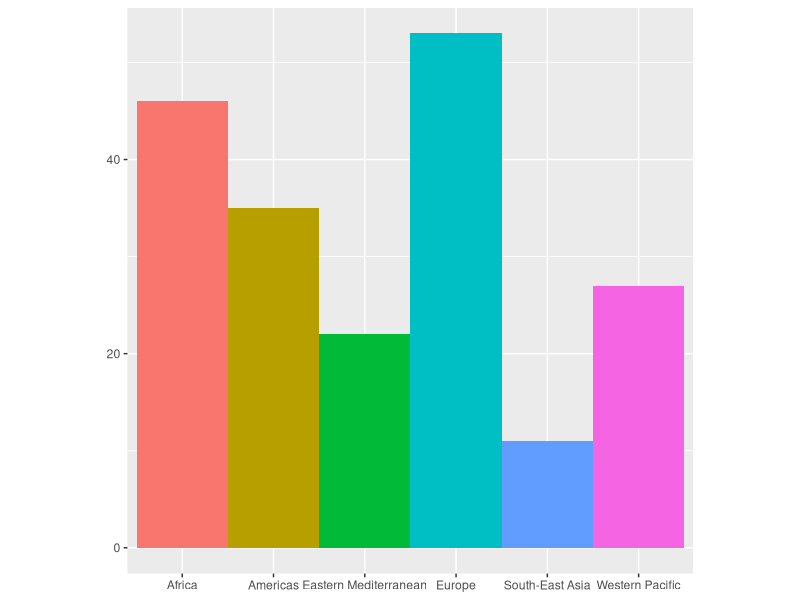
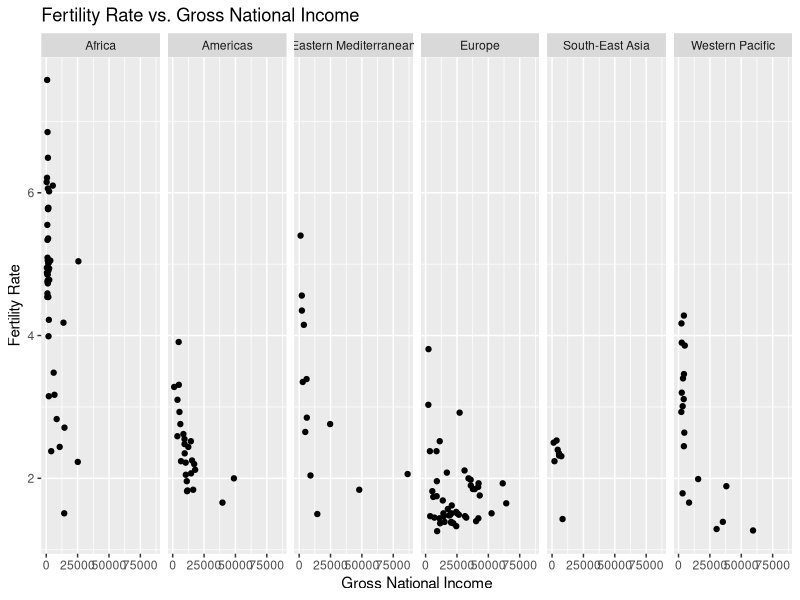
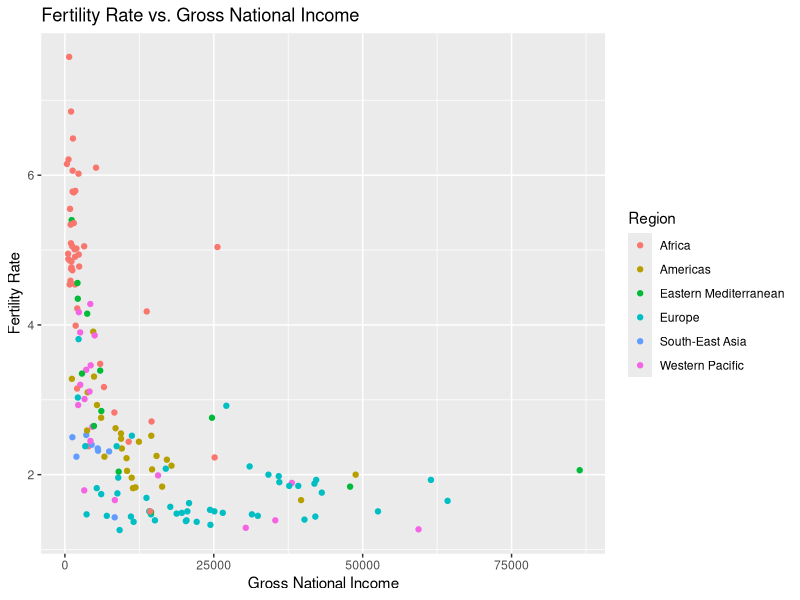

These figures' R source, in order:
## ---- chunk 1
#install.packages("ggplot2")
## ---- chunk 2
library(ggplot2)
WHO <- read.csv("WHO.csv")
str(WHO)
which(WHO$Country=="Singapore")
WHO[155,]
summary(WHO$Over60)
summary(WHO$Under15)
## ---- chunk 3
bar <- ggplot(WHO) + geom_bar(mapping = aes(x = Region, fill = Region), show.legend = FALSE, width = 1) +  theme(aspect.ratio = 1) + labs(x = NULL, y = NULL)
bar
## ---- chunk 4
a<-ggplot(WHO,aes(x=GNI,y=FertilityRate))

a+geom_point(na.rm=TRUE)+facet_grid(.~Region)+ ggtitle("Fertility Rate vs. Gross National Income") + xlab("Gross National Income") + ylab("Fertility Rate")
 #facet_grid will give different regions, plots separated based on the region
 
#  a+geom_point(na.rm=TRUE)+geom_smooth(na.rm=TRUE)+ ggtitle("Fertility Rate vs. Gross National Income") + xlab("Gross National Income") + ylab("Fertility Rate")

# color by region
acol <- ggplot(WHO,aes(x=GNI,y=FertilityRate, color=Region))

 acol+geom_point(na.rm=TRUE)+ ggtitle("Fertility Rate vs. Gross National Income") + xlab("Gross National Income") + ylab("Fertility Rate")
#  acol+geom_point(na.rm=TRUE)+geom_smooth(na.rm=TRUE)+ ggtitle("Fertility Rate vs. Gross National Income") + xlab("Gross National Income") + ylab("Fertility Rate")
#

#  a+geom_point(na.rm=TRUE)+facet_wrap(~Region,nrow=2)+ ggtitle("Fertility Rate vs. Gross National Income") + xlab("Gross National Income") + ylab("Fertility Rate")
# #
# #
# b<-ggplot(WHO,aes(x=GNI,y=LiteracyRate,color=Region))+ggtitle("Literacy Rate vs. Gross National Income") + xlab("Gross National Income") + ylab("Fertility Rate")
# 
# b+geom_point(na.rm=TRUE)

#  subset(WHO,GNI>75000)
# # 
#  WHOL<-subset(WHO,LiteracyRate>90)
# # 
# c<-ggplot(WHOL,aes(x=GNI,y=LiteracyRate,color=Region))
# 
# c+geom_point(na.rm=TRUE)+ggtitle("Literacy Rate vs. Gross National Income (top 90 percent literacy)") + xlab("Gross National Income") + ylab("Fertility Rate")


# 
# d<-ggplot(WHO,aes(x=GNI,y=LifeExpectancy,color=Region))
# d+geom_point(na.rm=TRUE)+ggtitle("Literacy Rate vs. Gross National Income") + xlab("Gross National Income") + ylab("Life Expectancy")
# ggplot(WHO,aes(x=GNI,y=LifeExpectancy))+geom_point(na.rm=TRUE)+ facet_wrap(~Region,nrow=2)+ggtitle("Literacy Rate vs. Gross National Income") + xlab("Gross National Income") + ylab("Life Expectancy")
# 


